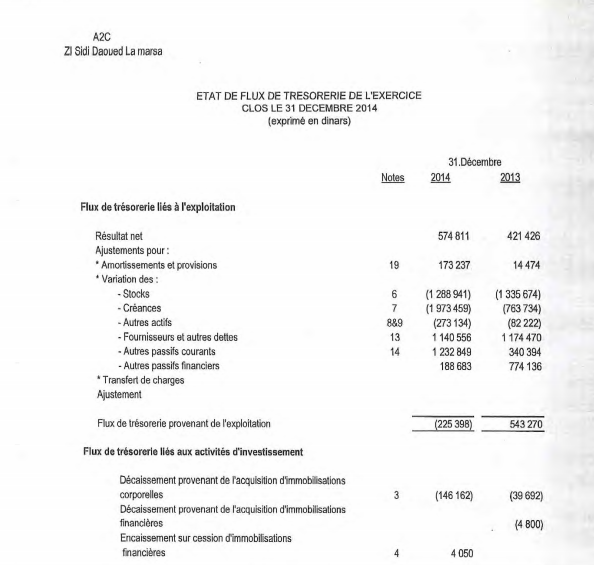
#> input picture media/pourTest.PNG, 594 x 565 px
$ python -i utils.py   (imports and definitions only)
#> lines starting #> are read from the running program, lines starting #| are printed output that depends on the picture; after the words box and inside, x2 and y2 are one past the last pixel; in counts of white or black regions, pixels touching at a corner belong together
import re

import cv2, os
import numpy as np
import pandas as pd
import pytesseract
import matplotlib.pyplot as plt
import statistics
from config.settings import MEDIA_ROOT

# function to sort contours by its x-axis (top to bottom)
def sort_contours(cnts, method="left-to-right"):
    # initialize the reverse flag and sort index
    reverse = False
    i = 0

    # handle if we need to sort in reverse
    if method == "right-to-left" or method == "bottom-to-top":
        reverse = True

    # handle if we are sorting against the y-coordinate rather than
    # the x-coordinate of the bounding box
    if method == "top-to-bottom" or method == "bottom-to-top":
        i = 1

    # construct the list of bounding boxes and sort them from top to
    # bottom
    boundingBoxes = [cv2.boundingRect(c) for c in cnts]
    (cnts, boundingBoxes) = zip(*sorted(zip(cnts, boundingBoxes),
                                        key=lambda b: b[1][i], reverse=reverse))

    # return the list of sorted contours and bounding boxes
    return (cnts, boundingBoxes)


def imageToTable(image_path):

    # Setting matplot figure size
#> called with image_path = '../media/pourTest.PNG'
    plt.rcParams['figure.figsize'] = [15, 8]
    # loading image form directory

    img = cv2.imread(image_path, 0)
    # showing image
    # for adding border to an image
    img1 = cv2.copyMakeBorder(
        img, 50, 50, 50, 50, cv2.BORDER_CONSTANT, value=[255, 255])
    img123 = img1.copy()
    # # Thresholding the image
    (thresh, th3) = cv2.threshold(img1, 128, 255, cv2.THRESH_BINARY | cv2.THRESH_OTSU)
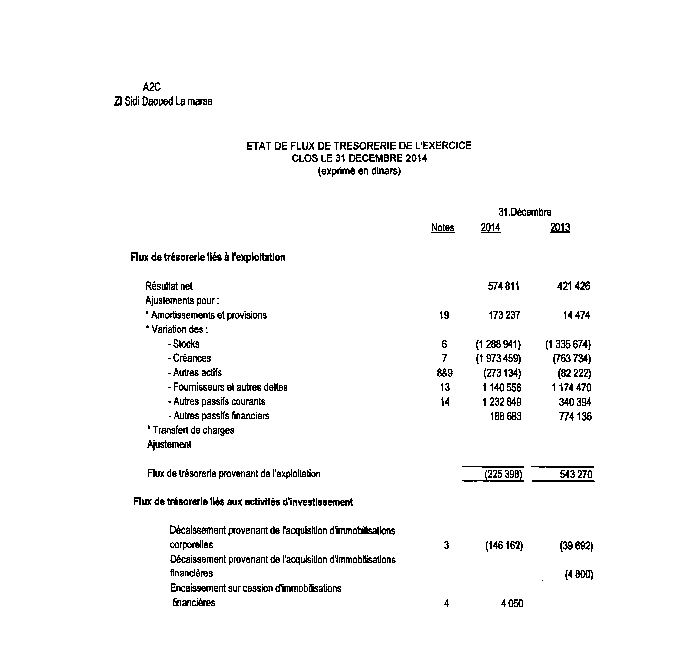
#> th3: shape (665, 694); 96.9% white; black in thin lines or dots, all inside (x1, y1, x2, y2) = (114, 82, 595, 607)
#> thresh = 181
    # to flip image pixel values
    th3 = 255 - th3
    ver = np.array([[1],
                    [1],
                    [1],
                    [1],
                    [1],
                    [1],
                    [1],
                    [1],
                    [1],
                    [1],
                    [1],
                    [1],
                    [1],
                    [1],
                    [1],
                    [1],
                    [1],
                    [1],
                    [1]])
    hor = np.array([[1, 1, 1, 1, 1, 1, 1, 1, 1, 1, 1, 1, 1, 1, 1]])
    # to detect vertical lines of table borders
    img_temp1 = cv2.erode(th3, ver, iterations=3)
#> img_temp1: shape (665, 694); every value is 0
    verticle_lines_img = cv2.dilate(img_temp1, ver, iterations=3)
    # to detect horizontal lines of table borders
    img_hor = cv2.erode(th3, hor, iterations=3)
#> img_hor: shape (665, 694); 0.02% white in thin lines or dots, all inside (x1, y1, x2, y2) = (483, 466, 574, 482)
    hor_lines_img = cv2.dilate(img_hor, hor, iterations=4)
#> hor_lines_img: shape (665, 694); 0.09% white in thin lines or dots, all inside (x1, y1, x2, y2) = (455, 466, 602, 482)
    # adding horizontal and vertical lines
    hor_ver = cv2.add(hor_lines_img, verticle_lines_img)
    hor_ver = 255 - hor_ver
    # subtracting table borders from image
    temp = cv2.subtract(th3, hor_ver)
#> temp: shape (665, 694); 0.08% white in thin lines or dots, all inside (x1, y1, x2, y2) = (462, 466, 595, 482)
    temp = 255 - temp
    # Doing xor operation for erasing table boundaries
    tt = cv2.bitwise_xor(img1, temp)
    iii = cv2.bitwise_not(tt)
    tt1 = iii.copy()
    # kernel initialization
    ver1 = np.array([[1, 1],
                        [1, 1],
                        [1, 1],
                        [1, 1],
                        [1, 1],
                        [1, 1],
                        [1, 1],
                        [1, 1],
                        [1, 1]])
    hor1 = np.array([[1, 1, 1, 1, 1, 1, 1, 1, 1, 1],
                        [1, 1, 1, 1, 1, 1, 1, 1, 1, 1]])
    # morphological operation
    temp1 = cv2.erode(tt1, ver1, iterations=1)
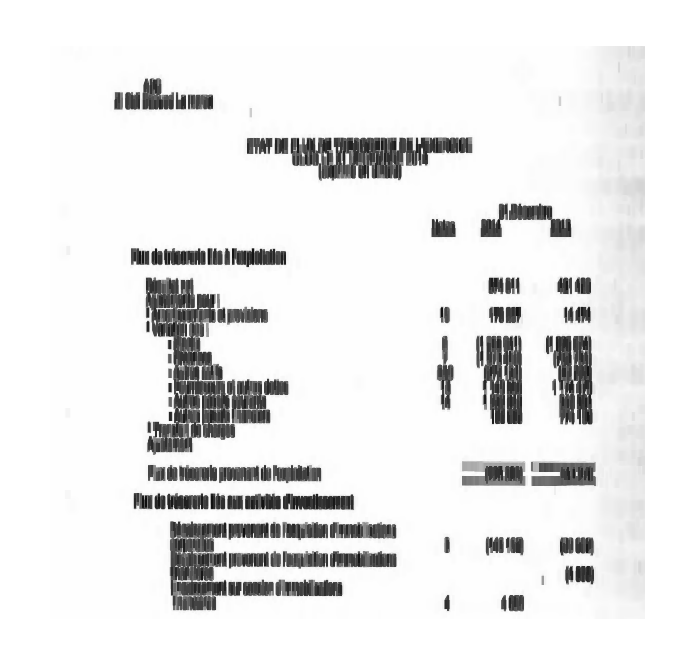
#> temp1: shape (665, 694); min 14, max 255, mean 232.7
    verticle_lines_img1 = cv2.dilate(temp1, ver1, iterations=1)
    temp12 = cv2.erode(tt1, hor1, iterations=1)
    hor_lines_img2 = cv2.dilate(temp12, hor1, iterations=1)
    plt.show()
    hor_ver = cv2.add(hor_lines_img2, verticle_lines_img1)
    dim1 = (hor_ver.shape[1], hor_ver.shape[0])
    dim = (hor_ver.shape[1] * 2, hor_ver.shape[0] * 2)
    # resizing image to its double size to increase the text size
    resized = cv2.resize(hor_ver, dim, interpolation=cv2.INTER_AREA)
    # bitwise not operation for fliping the pixel values so as to apply morphological operation such as dilation and erode
    want = cv2.bitwise_not(resized)
    if(want.shape[0] < 1000):
        kernel1 = np.array([[1, 1, 1]])
        kernel2 = np.array([[1, 1],
                            [1, 1]])
        kernel3 = np.array([[1, 0, 1], [0, 1, 0],
                            [1, 0, 1]])
    else:
        kernel1 = np.array([[1, 1, 1, 1, 1, 1]])
        kernel2 = np.array([[1, 1, 1, 1, 1],
                            [1, 1, 1, 1, 1],
                            [1, 1, 1, 1, 1],
                            [1, 1, 1, 1, 1]])
    tt1 = cv2.dilate(want, kernel1, iterations=14)
    resized1 = cv2.resize(tt1, dim1, interpolation=cv2.INTER_AREA)
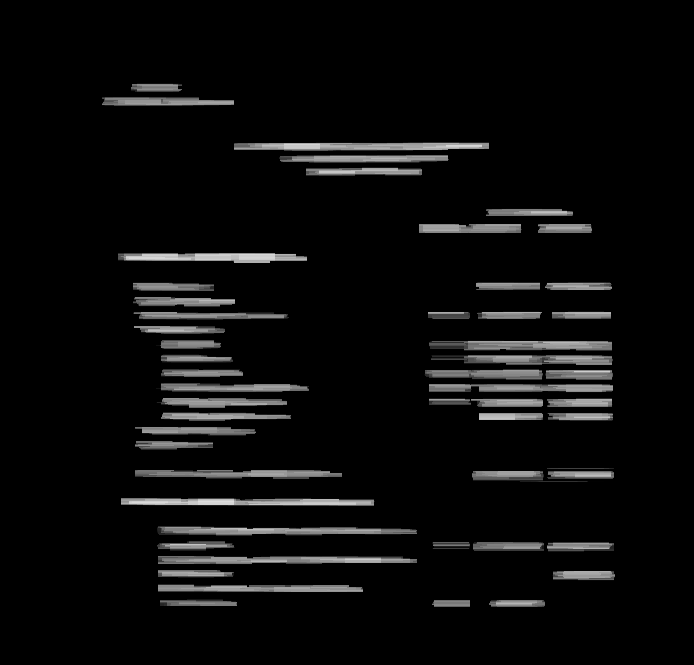
#> resized1: shape (665, 694); min 0, max 221, mean 11.8
    # Find contours for image, which will detect all the boxes
    contours1, hierarchy1 = cv2.findContours(
        resized1, cv2.RETR_TREE, cv2.CHAIN_APPROX_SIMPLE)
#> contours1 = 52 contours, 1 with area under 20; largest, box (x1, y1, x2, y2) and area: (234, 142, 489, 151) 1799, (157, 526, 417, 536) 1761, (121, 498, 375, 506) 1664, (158, 556, 417, 565) 1658, (429, 340, 612, 351) 1592
    # sorting contours by calling fuction
    (cnts, boundingBoxes) = sort_contours(contours1, method="top-to-bottom")
#> in sort_contours, `boundingBoxes = [cv2.boundingRect(c) for c in cnts]`: boundingBoxes = 52 items, first 6: (489, 600, 56, 7), (432, 600, 38, 7), (160, 599, 77, 7), (158, 584, 205, 9), (552, 571, 63, 10), (158, 570, 76, 8)
#> in sort_contours, `(cnts, boundingBoxes) = zip(*sorted(zip(cnts, boundingBoxes), key=lamb..`: cnts has the same summary as contours1 in imageToTable; boundingBoxes = 52 items, first 6: (131, 83, 51, 9), (102, 97, 132, 9), (234, 142, 255, 9), (279, 155, 170, 8), (306, 167, 116, 9), (486, 208, 87, 8)
#> cnts has the same summary as contours1
    # storing value of all bouding box height
    heightlist = []
    for i in range(len(boundingBoxes)):
        heightlist.append(boundingBoxes[i][3])
#> this loop made 52 passes
#> after the loop, heightlist = 52 values, max 11 at index 18, min 1 at index 35, mean 8.67
    # sorting height values
    heightlist.sort()
    sportion = int(.5 * len(heightlist))
#> sportion = 26
    eportion = int(0.05 * len(heightlist))
#> eportion = 2
    # taking 50% to 95% values of heights and calculate their mean
    # this will neglect small bounding box which are basically noise
    try:
        medianheight = statistics.mean(heightlist[-sportion:-eportion])
#> medianheight = 9.5
    except:
        medianheight = statistics.mean(heightlist[-sportion:-2])
    # keeping bounding box which are having height more then 70% of the mean height and deleting all those value where
    # ratio of width to height is less then 0.9
    box = []
    imag = iii.copy()
    for i in range(len(cnts)):
        cnt = cnts[i]
        x, y, w, h = cv2.boundingRect(cnt)
        if(h >= .7 * medianheight and w / h > 0.9):
            image = cv2.rectangle(imag, (x + 4, y - 2),
                                    (x + w - 5, y + h), (0, 255, 0), 1)
            box.append([x, y, w, h])
#> this loop made 52 passes
#> pass 2, in imageToTable, `image = cv2.rectangle(imag, (x + 4, y - 2), (x + w - 5, y + h), (0, 25..`:
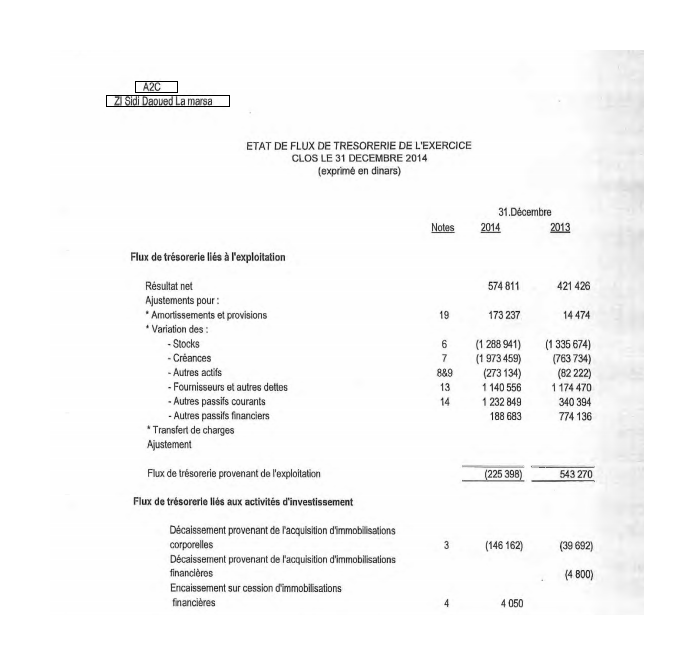
#> image: shape (665, 694); min 0, max 255, mean 247.7
#> pass 3, in imageToTable, `image = cv2.rectangle(imag, (x + 4, y - 2), (x + w - 5, y + h), (0, 25..`:
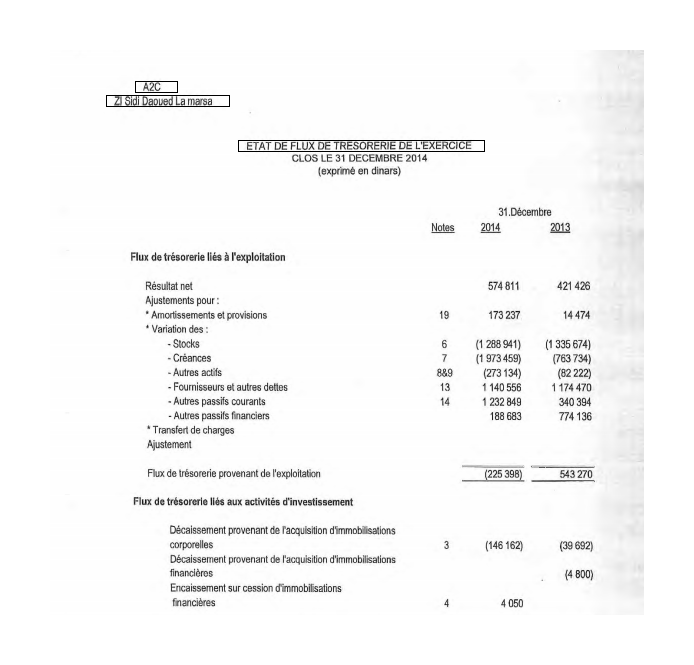
#> image: shape (665, 694); 0.11% of pixels changed, all inside (x1, y1, x2, y2) = (238, 140, 485, 152)
#> after the loop:
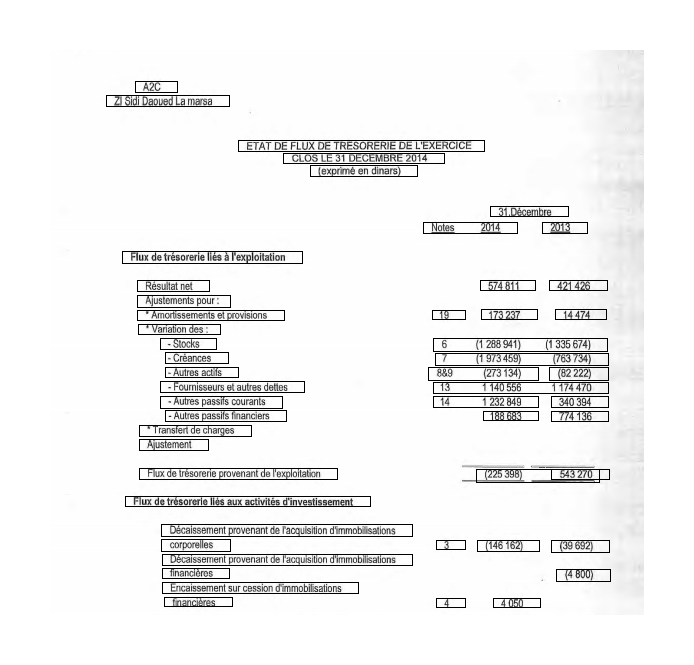
#> imag: shape (665, 694); min 0, max 255, mean 241.6
#> after the loop, box = 51 items, first 6: [131, 83, 51, 9], [102, 97, 132, 9], [234, 142, 255, 9], [279, 155, 170, 8], [306, 167, 116, 9], [486, 208, 87, 8]
        # to show image
    cv2.imwrite('imagegen.jpg', image)
    # rearranging all the bounding boxes horizontal wise where every box fall on same horizontal line
    main = []
    j = 0
    l = []
    for i in range(len(box)):
        if(i == 0):
            l.append(box[i])
            last = box[i]
        else:
            if(box[i][1] <= last[1] + medianheight / 2):
                l.append(box[i])
                last = box[i]
                if(i == len(box) - 1):
                    main.append(l)
            else:
                #             print(l)
                main.append(l)
                l = []
                last = box[i]
                l.append(box[i])
#> this loop made 51 passes
#> after the loop, main = 28 items
    # calculating maximum number of box in a particular row
    maxsize = 0
    for i in range(len(main)):
        l = len(main[i])
        if(maxsize <= l):
            maxsize = l
#> this loop made 28 passes
#> (l, maxsize) on passes 1, 2, 3, 4, 5, 6, 7, 9: (1, 1), (1, 1), (1, 1), (1, 1), (1, 1), (1, 1), (2, 2), (3, 3)
#> after the loop, maxsize = 4

    ylist = []
    for i in range(len(boundingBoxes)):
        ylist.append(boundingBoxes[i][0])
#> after the loop, ylist = 52 values, max 552 at index 47, min 102 at index 1, mean 323.1
    ymax = max(ylist)
#> ymax = 552
    ymin = min(ylist)
#> ymin = 102

    ymaxwidth = 0
    for i in range(len(boundingBoxes)):
        if(boundingBoxes[i][0] == ymax):
            ymaxwidth = boundingBoxes[i][2]
#> this loop made 52 passes
#> ymaxwidth on pass 48: 63

    TotWidth = ymax + ymaxwidth - ymin
#> TotWidth = 513

    width = []
    widthsum = 0
    for i in range(len(main)):
        for j in range(len(main[i])):
            widthsum = main[i][j][2] + widthsum

    #     print(" Row ",i,"total width",widthsum)
        width.append(widthsum)
        widthsum = 0
#> this loop made 28 passes
#> after the loop, width = 28 values, max 406 at index 20, min 51 at index 0, mean 204
    main1 = []
    flag = 0
    for i in range(len(main)):
        if(i == 0):
            if(width[i] >= (.8 * TotWidth) and len(main[i]) == 1 or width[i] >= (.8 * TotWidth) and width[i + 1] >= (.8 * TotWidth) or len(main[i]) == 1):
                flag = 1
        else:
            if(len(main[i]) == 1 and width[i - 1] >= .8 * TotWidth):
                flag = 1

            elif(width[i] >= (.8 * TotWidth) and len(main[i]) == 1):
                flag = 1

            elif(len(main[i - 1]) == 1 and len(main[i]) == 1 and (width[i] >= (.7 * TotWidth) or width[i - 1] >= (.8 * TotWidth))):
                flag = 1

        if(flag == 1):
            pass
        else:
            main1.append(main[i])

        flag = 0
#> after the loop, main1 = 27 items
    maxsize1 = 0
    for i in range(len(main1)):
        l = len(main1[i])
        if(maxsize1 <= l):
            maxsize1 = l
#> this loop made 27 passes
#> after the loop, maxsize1 = 4

    # calculating the values of the mid points of the columns
    midpoint = []
    for i in range(len(main1)):
        if(len(main1[i]) == maxsize1):
            #         print(main1[i])
            for j in range(maxsize1):
                midpoint.append(int(main1[i][j][0] + main1[i][j][2] / 2))
            break
#> this loop made 10 passes
#> after the loop, midpoint = [581, 509, 449, 211]
    midpoint = np.array(midpoint)
    midpoint.sort()

    final = [[] * maxsize1] * len(main1)
#> final = 27 items, first 6: [], [], [], [], [], []

    # sorting the boxes left to right
    for i in range(len(main1)):
        for j in range(len(main1[i])):
            min_idx = j
            for k in range(j + 1, len(main1[i])):
                if(main1[i][min_idx][0] > main1[i][k][0]):
                    min_idx = k

            main1[i][j], main1[i][min_idx] = main1[i][min_idx], main1[i][j]
#> this loop made 27 passes

    # storing the boxes in their respective columns based upon their distances from mid points
    finallist = []
    for i in range(len(main1)):
        lis = [[] for k in range(maxsize1)]
        for j in range(len(main1[i])):
            #         diff=np.zeros[maxsize]
            diff = abs(midpoint - (main1[i][j][0] + main1[i][j][2] / 4))
            minvalue = min(diff)
            ind = list(diff).index(minvalue)
    #         print(minvalue)
            lis[ind].append(main1[i][j])
    #     print('----------------------------------------------')
        finallist.append(lis)
#> after the loop, finallist = 27 items
    # extration of the text from the box using pytesseract and storing the values in their respective row and column
    todump = []
    for i in range(len(finallist)):
        for j in range(len(finallist[i])):
            to_out = ''
            if(len(finallist[i][j]) == 0):
                print('-')
                todump.append(' ')

            else:
                for k in range(len(finallist[i][j])):
                    y, x, w, h = finallist[i][j][k][0], finallist[i][j][k][1], finallist[i][j][k][2], finallist[i][j][k][3]

                    roi = iii[x:x + h, y + 2:y + w]
                    roi1 = cv2.copyMakeBorder(
                        roi, 5, 5, 5, 5, cv2.BORDER_CONSTANT, value=[255, 255])
                    img = cv2.resize(roi1, None, fx=2, fy=2,
                                        interpolation=cv2.INTER_CUBIC)
                    kernel = np.ones((2, 1), np.uint8)
                    img = cv2.dilate(img, kernel, iterations=1)
                    img = cv2.erode(img, kernel, iterations=2)
                    img = cv2.dilate(img, kernel, iterations=1)

                    out = pytesseract.image_to_string(img)
                    if(len(out) == 0):
                        custom_oem_psm_config = r'--oem 3 --psm 3 -c tessedit_char_whitelist="1234567890"'
                        out = pytesseract.image_to_string(
                            img, config=custom_oem_psm_config)

                    to_out = to_out + " " + out


                todump.append(to_out)
#> this loop made 1 pass
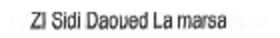
#> img: shape (38, 280); min 43, max 255, mean 229.7
#> after the loop, todump = []
    # creating numpy array
    npdump = np.array(todump)

    # creating dataframe of the array
    dataframe = pd.DataFrame(npdump.reshape(len(main1), maxsize1))
    # print(dataframe)
    print(dataframe.to_json())
    dataJson = dataframe.to_json()

    #Transformation pour les valeurs négatives
    dataJson = dataJson.replace("(", "-")
    dataJson = dataJson.replace(")", " ")


    download_path = os.path.join(MEDIA_ROOT, 'downloadData')
    if not os.path.exists(download_path):
        os.makedirs(download_path)

    data = dataframe.style.set_properties(**{'text-align': 'left'})
    excel_file_path = os.path.join(MEDIA_ROOT, 'downloadData', 'outputX.xlsx')
    csv_file_path = os.path.join(MEDIA_ROOT, 'downloadData', 'outputC.csv')
    json_file_path = os.path.join(MEDIA_ROOT, 'downloadData', 'outputJ.json')

    data.to_excel(excel_file_path)
    dataframe.to_csv(csv_file_path)
    dataframe.to_json(json_file_path)


    return dataJson

#> (the run stopped early here; a loop or call above may not have finished)
